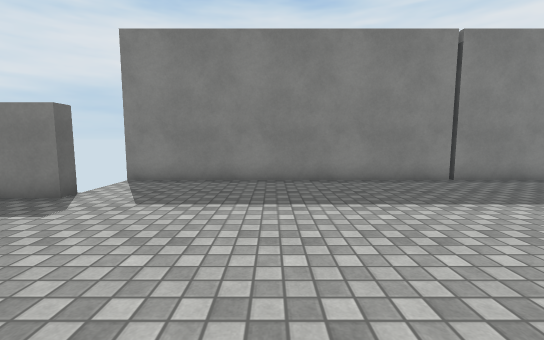
[1] (above)

19 first-person views from a walk through a scene from a Unity 3-D project. The camera is 1.2 m above the floor, tilts 6° down and sees 90° across. The floor is counted in squares, 1 m on a side. Each view is taken from the middle of a square. On the plan, view 1 faces up. The plan holds only what a view shows up to about 13 squares ahead; the rest is blank. The place goes on beyond the plan. The player is left out. Surface patterns are stand-ins for the level's own textures.

[2]
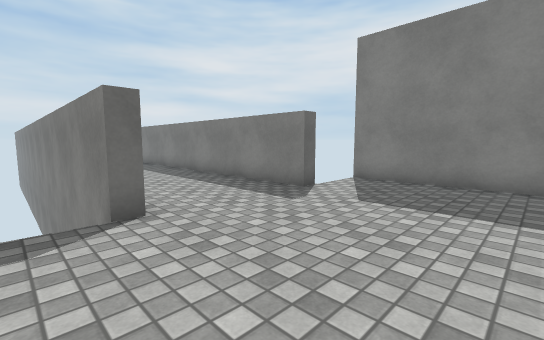

[3]
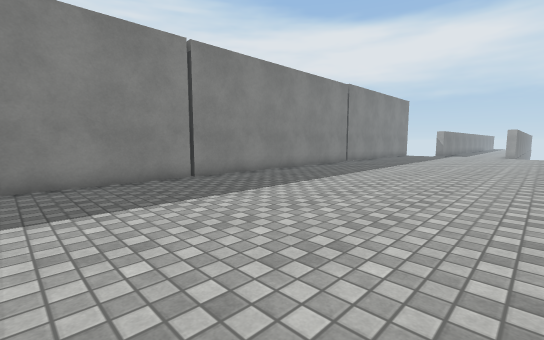

[4]
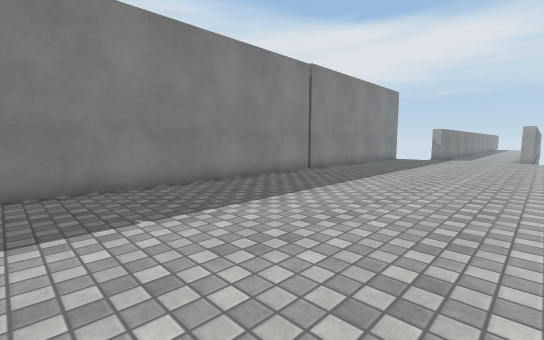

[5]
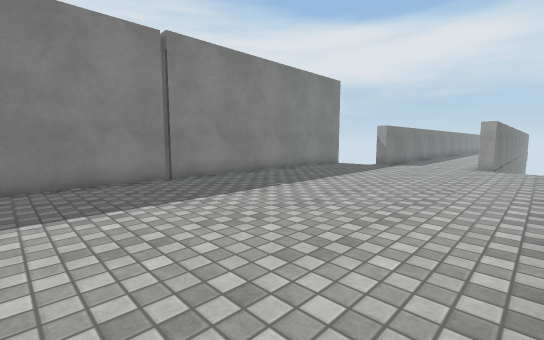

[6]
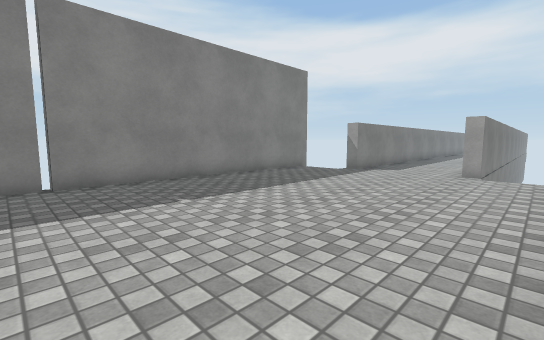

[7]
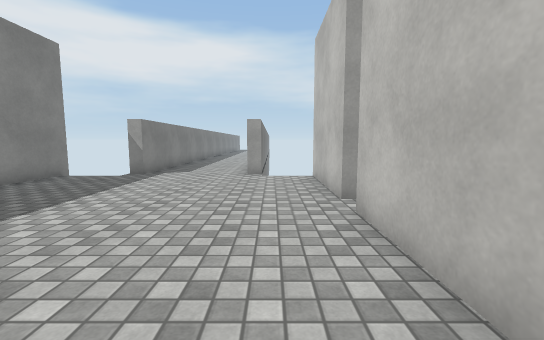

[8]
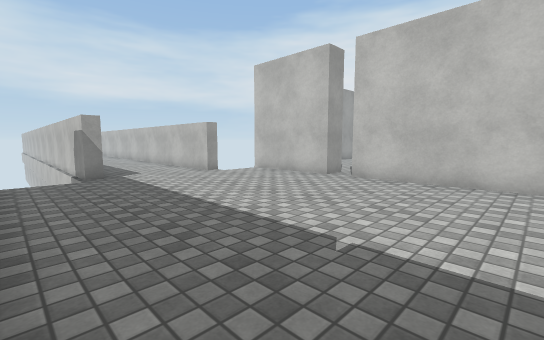

[9]
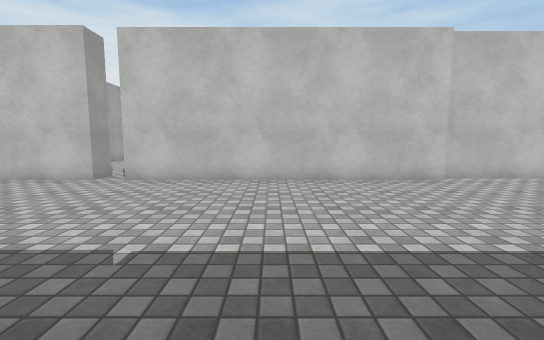

[10]
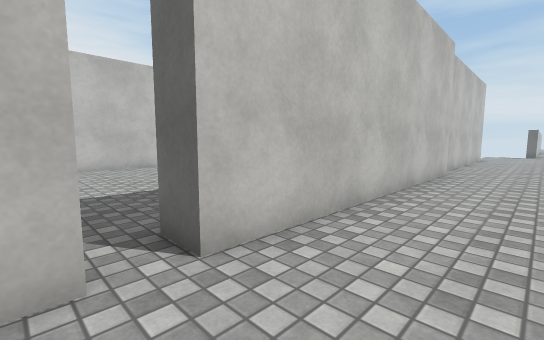

[11]
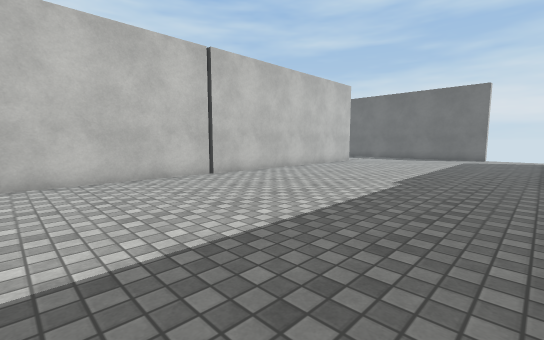

[12]
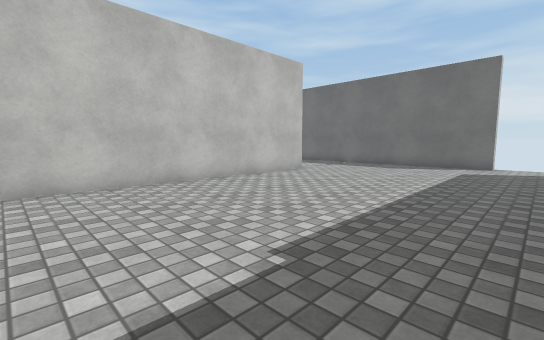

[13]
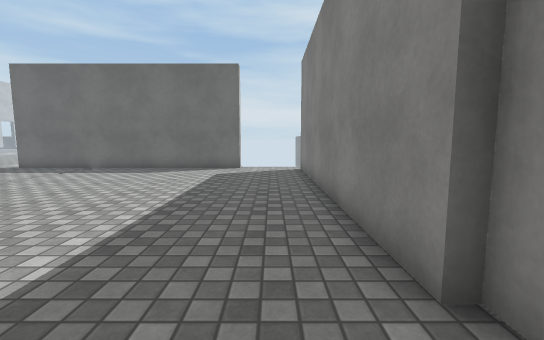

[14]
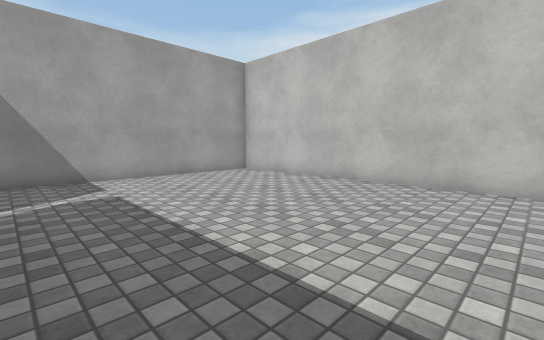

[15]
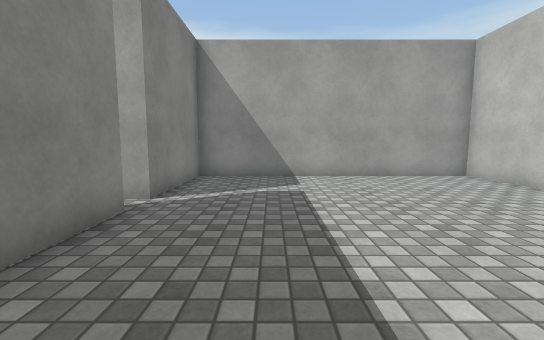

[16]
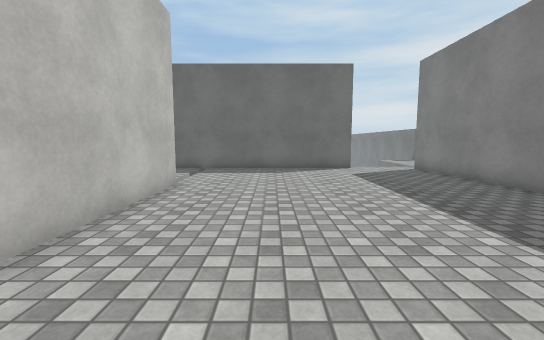

[17]
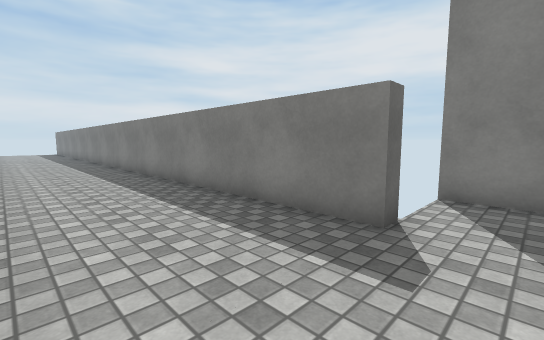

[18]
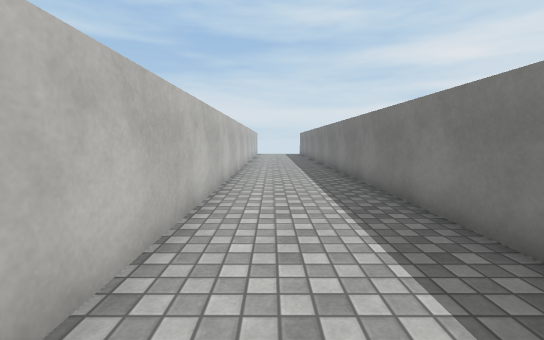

[19]
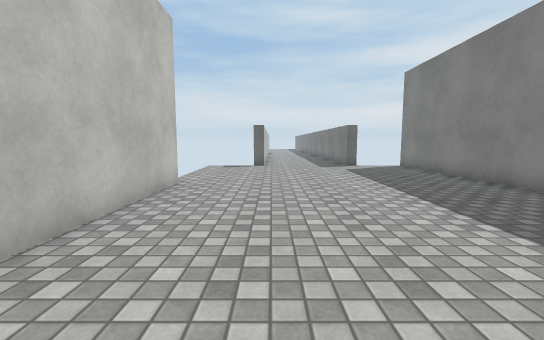

### Floor plan
Points are (right, up) in squares from view 1. A wall is a line through its corners. A room is listed if a view was taken in it or the views show most of it. See-through windows are left out.
Room 1 (views 1, 2, 3, 4, 5, 6, 7, 8, 9, 10, 17, 18, 19)
walls: (10.5, -0.5) (20.6, -0.5); (1, -0.7) (10.5, -0.7); (-4.5, 6.2) (-4.5, 5.7) (-17.5, 5.7); (-4.5, 1.6) (-4.5, 1.1); (21.6, -0.5) (25.6, -0.5); (25.9, 1.4) (25.9, 1.9) (28.5, 1.9); (25.9, 8.4) (-4.5, 8.4); (28.5, 5.7) (25.9, 5.7) (25.9, 6.2); (-17.5, 1.6) (-9.2, 1.6)
ways out: opening at (21, -1) to room 2; gap at (16, 9)
Room 2 (views 11, 12, 13, 14, 15, 16)
walls: (11.6, -1.5) (11, -1.5); (11.1, -1.7) (1, -1.7); (20.6, -0.5) (20.6, -1.5) (18.4, -1.5); (5.4, -10.7) (25.4, -10.7) (25.4, -1.5) (21.6, -1.5) (21.6, -0.5); (0.2, -4.4) (0.7, -4.4) (0.7, -11.5)
ways out: opening at (21, -1) to room 1

Where each view was taken, in squares from view 1:
view 1: 0 up, 0 right, facing up
view 2: 0 up, 0 right, facing up-left
view 3: 0 up, 1 right, facing up-right
view 4: 1 up, 6 right, facing up-right
view 5: 0 up, 12 right, facing up-right
view 6: 0 up, 15 right, facing up-right
view 7: 1 up, 16 right, facing right
view 8: 8 up, 16 right, facing down-right
view 9: 8 up, 16 right, facing down
view 10: 2 up, 22 right, facing down-left
view 11: 2 down, 21 right, facing down-left
view 12: 3 down, 15 right, facing down-left
view 13: 3 down, 13 right, facing left
view 14: 3 down, 16 right, facing down-right
view 15: 4 down, 16 right, facing right
view 16: 8 down, 13 right, facing left
view 17: 2 up, 3 left, facing up-left
view 18: 3 up, 8 left, facing left
view 19: 2 up, 9 right, facing left
